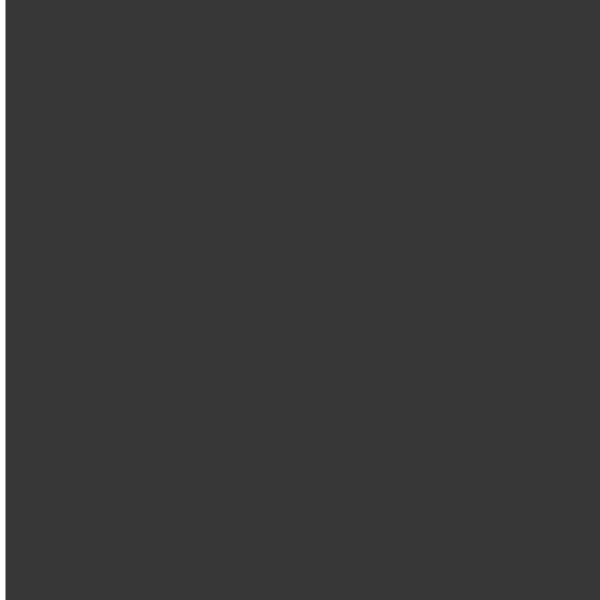
Frame 1 (no input)
Frame 60 (the mouse pressed at the canvas centre just before this capture): identical to frame 1, image omitted
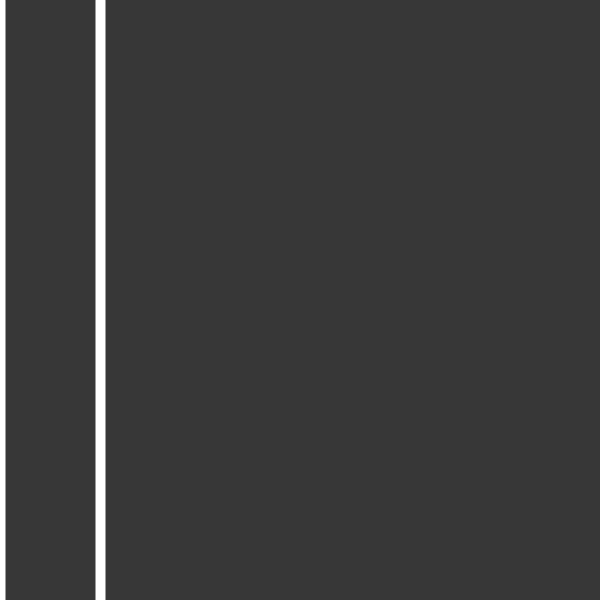
Frame 120 (the mouse held since frame 60 and released just before this capture)

The Processing sketch that drew these frames (run headless with seeded random() and noise(); from frame 60 on, the mouse is pressed at the canvas centre):

// Processing sketch: P_NestedLoops
// ── P_NestedLoops.pde
float auxEndX = 0;
float auxEndY = 0;

void setup() {
  size(600, 600);
}


void draw() {
  background(55);

  for (int i = 0; i <= auxEndX; i+= 100) {
    stroke(255);
    strokeWeight(10);
    line(i, 0, i, height);
    for (int j = 0; j <= auxEndY && auxEndX > width; j+= 100) {
      stroke(255);
      strokeWeight(10);
      line(0, j, width, j);
    }
  }

  if (auxEndX <= width) {
    auxEndX++;
  }

  if (auxEndY <= height && auxEndX > width) {
    auxEndY++;
  }

  println(auxEndY);
}
